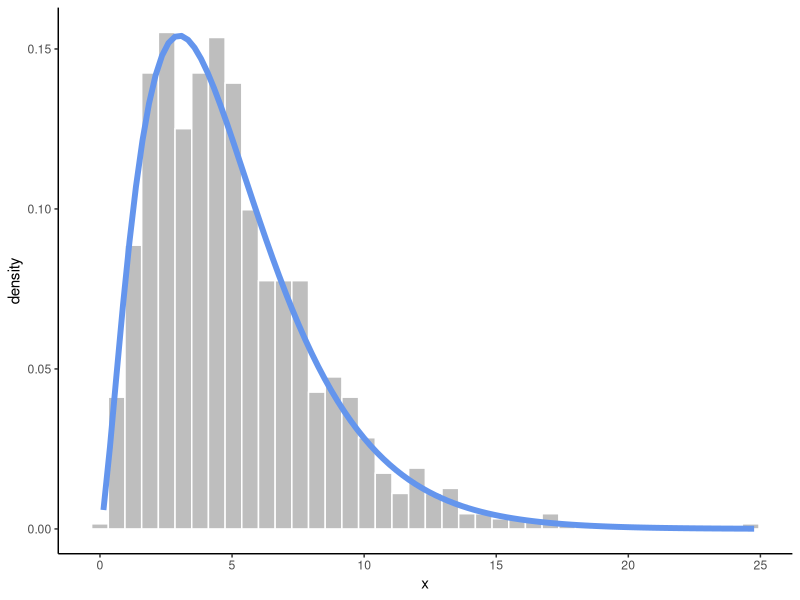
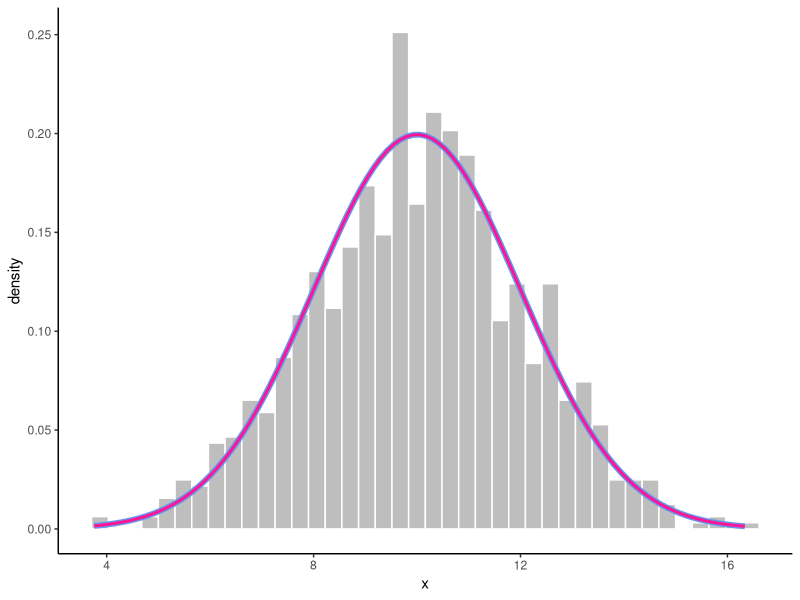

These charts were generated, in order, by the following R code:
## ---- chunk 1
knitr::opts_chunk$set(echo = TRUE)

library(tidyverse)
## ---- chunk 2
rnorm(1, mean = 0, sd = 1)
## ---- chunk 3
rnorm(1, mean = 0, sd = 1)
## ---- chunk 4
head(.Random.seed)
## ---- chunk 5
set.seed(1234)
rnorm(1, mean = 0, sd = 1)
## ---- chunk 6
set.seed(1234)
rnorm(1, mean = 0, sd = 1)
## ---- chunk 7
set.seed(1234)
rnorm(1, mean = 0, sd = 1)

## Calling rnorm() again without a seed "resets" the seed! 
rnorm(1, mean = 0, sd = 1)
## ---- chunk 8
set.seed(1234)
runif(1)
runif(1)
## ---- chunk 9
set.seed(1234)
rnorm(1)
runif(1)
## ---- chunk 10
my_samples <- data.frame(x = rchisq(1000, df = 5))

ggplot(my_samples, aes(x)) + 
  geom_histogram(bins = 40, aes(y = ..density..), fill = "grey", col = "white") + 
  stat_function(fun = ~dchisq(.x, df = 5), col = "cornflowerblue", lwd = 2) +
  theme_classic()
## ---- chunk 11
my_samples <- data.frame(x = rnorm(1000, 
                                   mean = 10, 
                                   sd = 2))

ggplot(my_samples, aes(x)) + 
  geom_histogram(bins = 40, aes(y = ..density..), fill = "grey", col = "white") + 
  stat_function(fun = function(x) dnorm(x, mean = 10, sd = 2), col = "cornflowerblue", lwd = 2) +
  stat_function(fun = function(x) dnorm(x, mean = 10, sd = 2), col = "deeppink", lwd = 1) +
  theme_classic()
